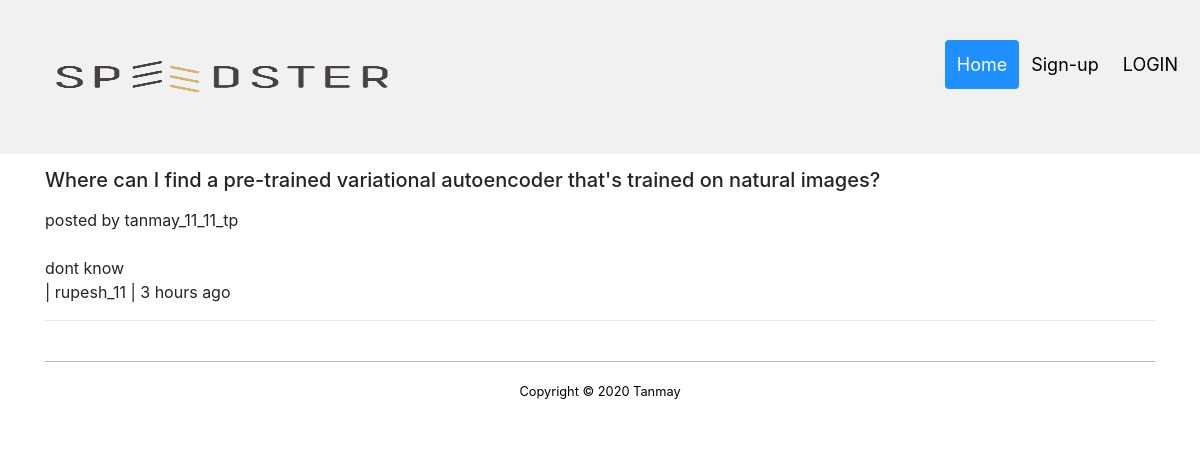
/quest/1, run on the app's committed database.
### create_user/models.py (models this page shows, shortened)
class Question(models.Model):
    user = models.ForeignKey(settings.AUTH_USER_MODEL,on_delete=models.CASCADE)
    title = models.CharField(max_length =200)
    body = models.TextField(blank =True ,null=True)
    created =models.DateTimeField(editable =False,null=True ,blank=True)
    modified =models.DateTimeField()
    answers_count = models.IntegerField(default=0)
    points =models.IntegerField(default=0)
    hidden =models.BooleanField(default =False)

class Answer(models.Model):
    question = models.ForeignKey(Question,on_delete=models.CASCADE)
    user = models.ForeignKey(settings.AUTH_USER_MODEL,on_delete=models.CASCADE)
    text =models.TextField()
    created =models.DateTimeField(editable =False,null=True ,blank=True)
    modified =models.DateTimeField()
    points =models.IntegerField(default =0)
    @property
    def x_ago(self):
        diff =timezone.now() - self.created
        return x_ago_helper(diff)

### create_user/views.py (the view)
# urls.py: path('quest/<int:id>',views.question_view,name='question'),
def question_view(request,id):
    current_user =request.user
    asked_by_user=False
    quest = Question.objects.get(pk=id)
    answers = Answer.objects.filter(question=quest).order_by('created')
    answer_form =AnswerForm()
    if current_user.id == quest.user_id:
        asked_by_user =True
    context ={'qst':quest,'ans':answers,'current_user':current_user,
            'asked_by_user':asked_by_user,'form':answer_form,
            }
    return render(request,'questions.html',context)

### create_user/models.py (called while the page is built)
def x_ago_helper(diff):
    if diff.days > 0:
        return f'{diff.days} days ago'
    if diff.seconds < 60:
        return f'{diff.seconds} seconds ago'
    if diff.seconds <3600:
        return f'{diff.seconds //60} minutes ago'
    return f'{diff.seconds // 3600} hours ago'

### templates/questions.html (shortened to what this page needs)
{% extends 'base.html' %}
  {% block content %}
  <br>
  <div class="container">
    <h5>{{qst.title}}</h5>
    posted by {{qst.user}} <br>
    <br>
    {% for i in ans %}
        {{i.text}}  <br> |  {{i.user}}  | {{i.x_ago}}<hr>
    {% endfor %}
    <br>
  </div>
  {% endblock %}

### templates/base.html (shortened to what this page needs)
{% load static %}
<!DOCTYPE html>
<html lang="en" dir="ltr">
  <head>
  <link rel="stylesheet" href="https://stackpath.bootstrapcdn.com/bootstrap/4.5.0/css/bootstrap.min.css">
  <link href="{% static 'css/tanmay.css' %}" rel="stylesheet" type="text/css">
  </head>
  <body>
    {% include 'navbar.html' %}
    {% block content %}
    {% endblock %}
    <div class="container">
      <footer id="footer">Copyright &copy;
         Tanmay
      </footer>
    </div>
  </body>
</html>

### templates/navbar.html (shortened to what this page needs)
{% load static %}
<div id="navbar">
  <a class="nav-link" href="{% url 'home' %}"> <img class="logo" src="{% static 'images/as.png' %}" alt=""> </a>
  <div id="navbar-right">
    <a class="active" href="{% url 'home' %}">Home <span class="sr-only">(current)</span></a>
    {% if user.is_authenticated %}
        <a href="/accounts/logout/">LOGOUT</a>
      {% else %}
        <a href="{% url 'signup' %}">Sign-up</a>
        <a class="nav-link" href="/accounts/login/">LOGIN</a>
      {% endif %}
  </div>
</div>

### static/css/tanmay.css (style rules this page uses)
#footer { text-align: center; font-size: 0.8em; padding-top: 20px; padding-bottom: 20px; background-color: #FFFFFF; border-top: thin solid #BBBBBB; clear: both; color: black ; }
#navbar { overflow: hidden; background-color: #f1f1f1; padding: 40px 10px; transition: 0.4s; position: fixed; width: 100%; top: 0; z-index: 99; }
#navbar a { float: left; color: black; text-align: center; padding: 12px; text-decoration: none; font-size: 18px; line-height: 25px; border-radius: 4px; }
#navbar a.active { background-color: dodgerblue; color: white; }
#navbar-right { float: right; }

### templates/navbar.html (style rules this page uses)
.logo { width: 400px; height:50px; }

### data on the page
Question: title "Where can I find a pre-trained variational autoencoder that's trained on natural images?", user "tanmay_11_11_tp"
Answer: text "dont know", user "rupesh_11", x_ago "3 hours ago"
